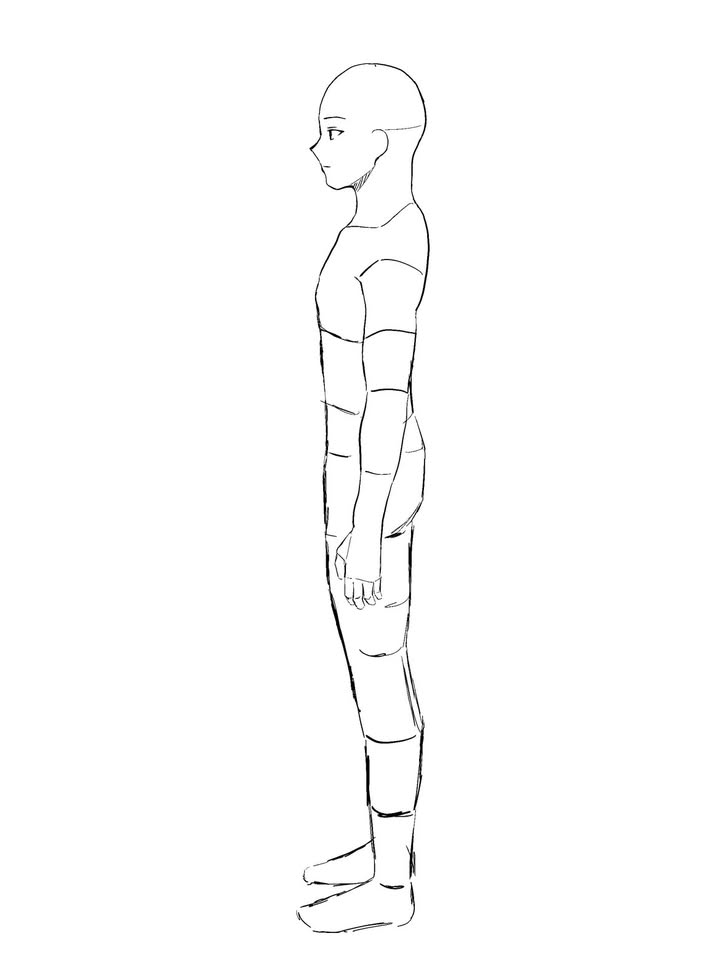
#> input picture man in line.jpg, 720 x 960 px
$ python -i restyle.py   (imports and definitions only)
#> lines starting #> are read from the running program, lines starting #| are printed output that depends on the picture; after the words box and inside, x2 and y2 are one past the last pixel; in counts of white or black regions, pixels touching at a corner belong together
#> further down, picture is the input picture: shape (960, 720, 3); min 0, max 255, mean 252.7
"""Restyle: character sheet and per-frame redraw prompts for Muse Image, plus white-background cutout."""

from __future__ import annotations

from dataclasses import dataclass

import cv2
import numpy as np

from actsprite import config


@dataclass(frozen=True)
class Style:
    prompt: str  # what we ask Muse Image to draw
    pixelate: bool  # pixel look is applied in post (pack.pixelate), not by the model
    line_gaps: float = 0.0  # unfilled line art: close outline gaps up to this share of image height before cutout


# Pixel art is drawn as a clean flat illustration and pixelated by us: the model's own
# "pixel art" was neither on a consistent grid nor consistent between frames (Day 1).
STYLES: dict[str, Style] = {
    "pixel": Style("clean 2D game sprite illustration, bold dark outlines, flat colors with one shade step, "
                   "limited palette, no gradients, no texture", pixelate=True),
    "handdrawn": Style("hand-drawn 2D game art, clean ink outlines, flat cel shading", pixelate=False),
    "ink": Style("black ink brush silhouette with a few white highlight strokes, sumi-e inspired, "
                 "single flat black fill", pixelate=False),
    # The inside of the figure is white like the background, so sketchy outlines must be closed first.
    "lineart": Style("hand-drawn line art like a pencil sketch: thin dark sketchy lines on white paper, "
                     "no color fill, no shading, same line weight as image 1", pixelate=False,
                     line_gaps=config.CUTOUT_LINE_GAP),
}


@dataclass(frozen=True)
class Body:
    proportions: str  # sheet rule that keeps the drawn silhouette comparable with the filmed one
    pose_parts: str  # what the redraw must match besides legs and feet
    critic_pose_parts: str  # the same, for the art-director check


# Biped strings are the Day 1 wording unchanged, so earlier knight calls stay cached.
BODIES: dict[str, Body] = {
    "biped": Body("normal body proportions about 6 heads tall",
                  "the arm positions and the body lean", "the arm positions and the torso lean"),
    "quadruped": Body("natural four-legged animal proportions with all four legs clearly visible",
                      "which front and hind legs are forward, the head and neck line and the tail",
                      "which front and hind legs are forward, the head and neck line and the tail"),
}

# Day 1: large flowing parts hide the pose and break silhouette checks; normal
# proportions keep the character's silhouette comparable with the actor's.
SHEET_RULES = "no cape, no cloak, no long scarf or other large flowing parts"

SHEET_PROMPT = (
    "Original character design for a 2D side-scrolling game: {description}, {rules}. "
    "Style: {style}. Full body, side view facing right, standing neutral pose, centered, feet at the bottom. "
    "Plain solid white background, no shadow, no text, no border."
)

REDRAW_PROMPT = (
    "Redraw the character from image 1 in the EXACT pose of the pose guide (the last image). "
    "The pose guide is the only source of the pose: match the angle of every limb, where each foot and knee is, "
    "{pose_parts}.\n"
    "{head_line}"
    "Keep the character's design, outfit and colors identical to image 1.\n"
    "{prev_line}"
    "{view_line}"
    "Style: {style}. Plain solid white background, no shadow, no props, no text, no border.\n"
    "{fix}"
)
# How the character faces in every frame. "side" is the Day 1 wording unchanged (cached calls stay valid);
# "front" is for clips filmed facing the camera (10/30 dance clip: side-view redraws turned the dance sideways).
VIEW_LINES = {
    "side": "Full body, side view, facing right, feet touching the bottom edge like the pose guide.\n",
    "front": "Full body, front view, facing the viewer, face visible, feet touching the bottom edge like the "
             "pose guide. The pose guide shows the actor from the front: the arm on the left of the guide is the "
             "arm on the left of the drawing.\n",
}
VIEWS = tuple(VIEW_LINES)
# Head direction from actsprite/head.py (empty when not tracked: the prompt is then unchanged).
HEAD_LINE = "Head: {head}. The darker patch on the pose guide's head marks where the face is.\n"
# Front view sheet: drawn from the side-view sheet so the design stays the same character.
FRONT_SHEET_PROMPT = (
    "Draw the same character as image 1 seen from the front, facing the viewer, face visible: same design, outfit, "
    "colors, proportions and line style. Full body, standing neutral pose with the arms slightly away from the "
    "body, centered, feet at the bottom.\n"
    "Style: {style}. Plain solid white background, no shadow, no text, no border."
)
PREV_LINE = (
    "Use image 2 (the previous animation frame) ONLY for line weight, shading and colors; do NOT copy its pose.\n"
)
# Anchor mode: every frame after the first refers to the approved first frame, so frames 1-7 can run at once.
ANCHOR_LABEL = "Image 2 - approved first frame of this animation:"
ANCHOR_LINE = (
    "Use image 2 (the approved first frame of this animation) ONLY for line weight, shading and colors; "
    "do NOT copy its pose.\n"
)
# Same, with the anchor's legs painted white (hide_legs): the model copied frame 0's legs in 8 of 14 frames (10/30).
ANCHOR_NOLEGS_LABEL = "Image 2 - approved first frame of this animation, legs painted out on purpose:"
ANCHOR_NOLEGS_LINE = (
    "Use image 2 (the approved first frame of this animation, legs painted out on purpose) ONLY for line weight, "
    "shading and colors; do NOT copy its pose. Draw every leg only from the pose guide.\n"
)


# [9 lines left out: function hide_legs, not called in this run]


def sheet_prompt(description: str, style: str, body: str = "biped") -> str:
    rules = f"{BODIES[body].proportions}, {SHEET_RULES}"
    return SHEET_PROMPT.format(description=description, rules=rules, style=STYLES[style].prompt)


# [36 lines left out: functions front_sheet_parts, redraw_parts, not called in this run]


def white_flood_cutout(
    rgb: np.ndarray,
    tolerance: int = config.CUTOUT_WHITE_TOLERANCE,
    min_speck: float = config.CUTOUT_MIN_SPECK,
    line_gaps: float = 0.0,
) -> np.ndarray:
    """Subject mask = everything not connected to the image border through near-white pixels.

    Keeps thin parts (swords, plumes) that a segmentation mask may drop, and keeps white
    highlights inside the character because they are not connected to the border.

    line_gaps > 0 (unfilled line art, white inside): the flood may not pass within
    line_gaps * height of a line, so small breaks in a sketchy outline do not let the
    background leak into the figure; the background is then grown back up to the lines.
    """
#> called with tolerance = 18, min_speck = 0.0005, line_gaps = 0
    h, w = rgb.shape[:2]
#> h = 960; w = 720
    near_white = (rgb.min(axis=2) > 255 - tolerance).astype(np.uint8)
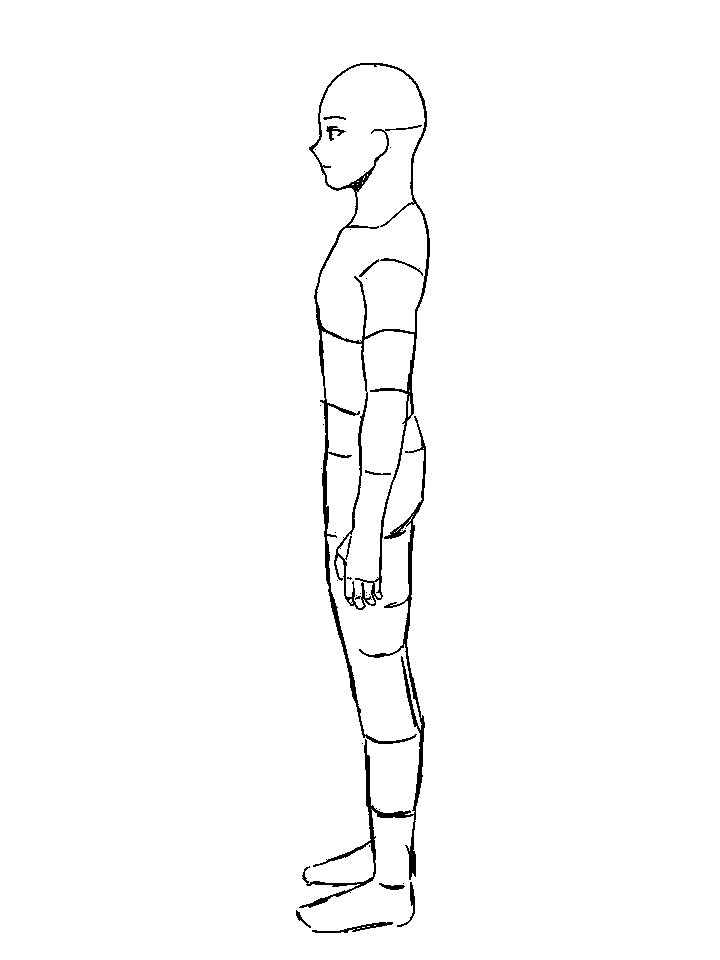
#> near_white: shape (960, 720); values 0 (black) and 1 (white), 98.4% white; 32 black regions (21 under 20 px), largest, box (x1, y1, x2, y2) and area: (309, 63, 430, 744) 6333, (299, 416, 426, 908) 3632, (312, 922, 393, 933) 257
    passable = near_white
    kernel = None
    if line_gaps > 0:
        r = max(1, round(line_gaps * h))
        kernel = cv2.getStructuringElement(cv2.MORPH_ELLIPSE, (2 * r + 1, 2 * r + 1))
        passable = near_white & (cv2.dilate(1 - near_white, kernel) == 0)
    border = np.zeros((h, w), bool)
    border[0, :] = border[-1, :] = border[:, 0] = border[:, -1] = True
    n, labels = cv2.connectedComponents(passable, connectivity=4)
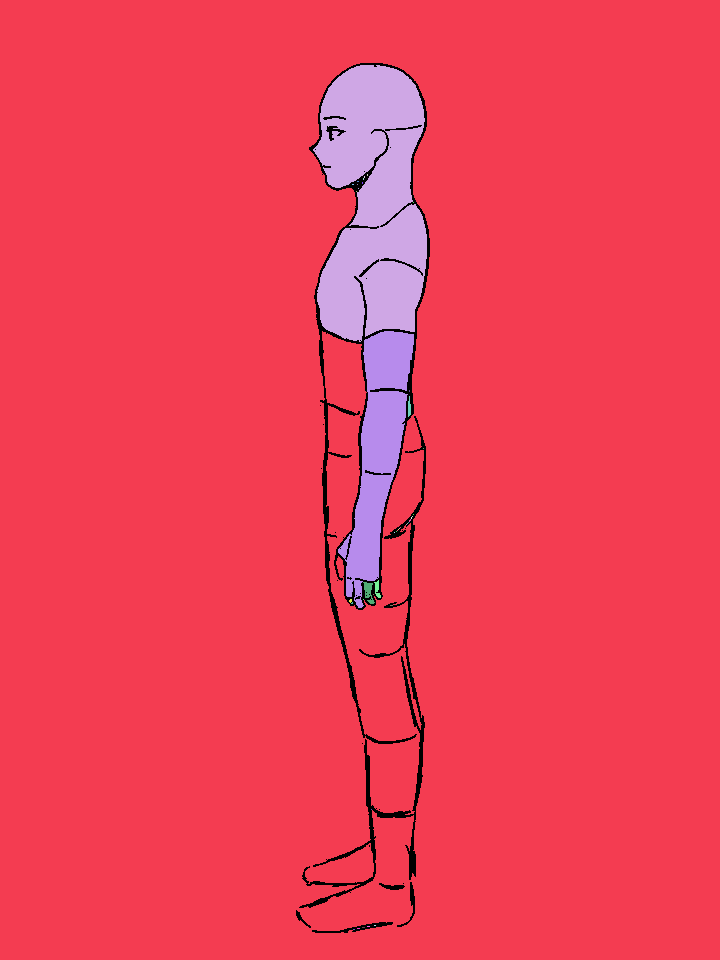
#> labels: shape (960, 720) int32; 43 distinct labels, from 0 to 42; one colour per label, 0 black
#> n = 43
    background_labels = np.unique(labels[border & (passable == 1)])
#> background_labels = [1]
    background = np.isin(labels, background_labels[background_labels > 0])
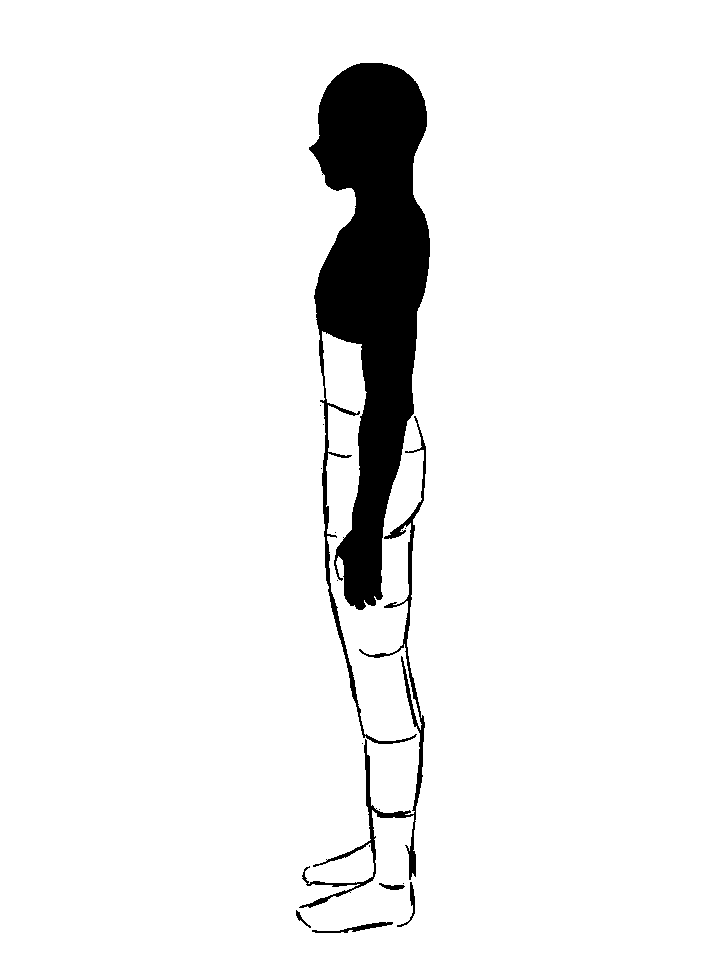
#> background: shape (960, 720) bool; 93.8% white; 16 black regions (10 under 20 px), largest, box (x1, y1, x2, y2) and area: (309, 63, 430, 744) 38890, (299, 416, 426, 908) 3654, (312, 922, 393, 933) 270, (397, 882, 415, 927) 149, (379, 883, 405, 890) 97, (296, 910, 311, 928) 63
    if kernel is not None:
        background = (cv2.dilate(background.astype(np.uint8), kernel) > 0) & (near_white == 1)
    subject = ~background

    n, labels, stats, _ = cv2.connectedComponentsWithStats(subject.astype(np.uint8), 8)
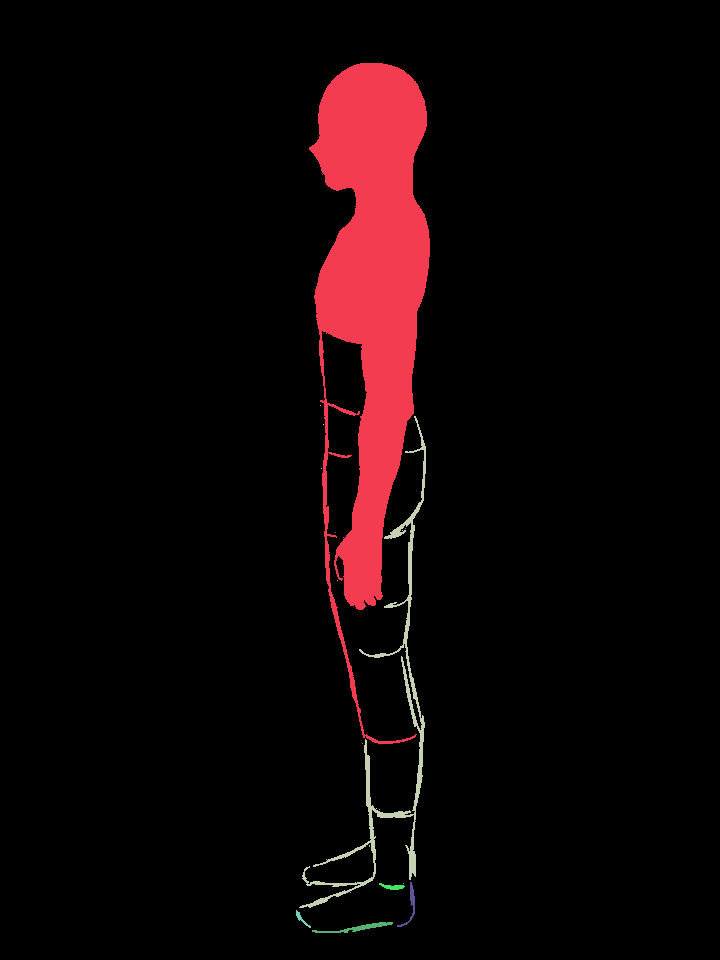
#> labels: shape (960, 720) int32; 17 distinct labels, from 0 to 16; one colour per label, 0 black
#> n = 17; stats = 17 rows, first 6: [0, 0, 720, 960, 648066], [309, 63, 121, 681, 38890], [320, 405, 1, 1, 1], [299, 416, 127, 492, 3654], [323, 424, 1, 1, 1], [321, 468, 1, 1, 1]
    keep = np.zeros((h, w), bool)
    for i in range(1, n):
        if stats[i, cv2.CC_STAT_AREA] >= min_speck * h * w:
            keep |= labels == i
#> this loop made 16 passes
#> pass 1, in white_flood_cutout, `keep |= labels == i`:
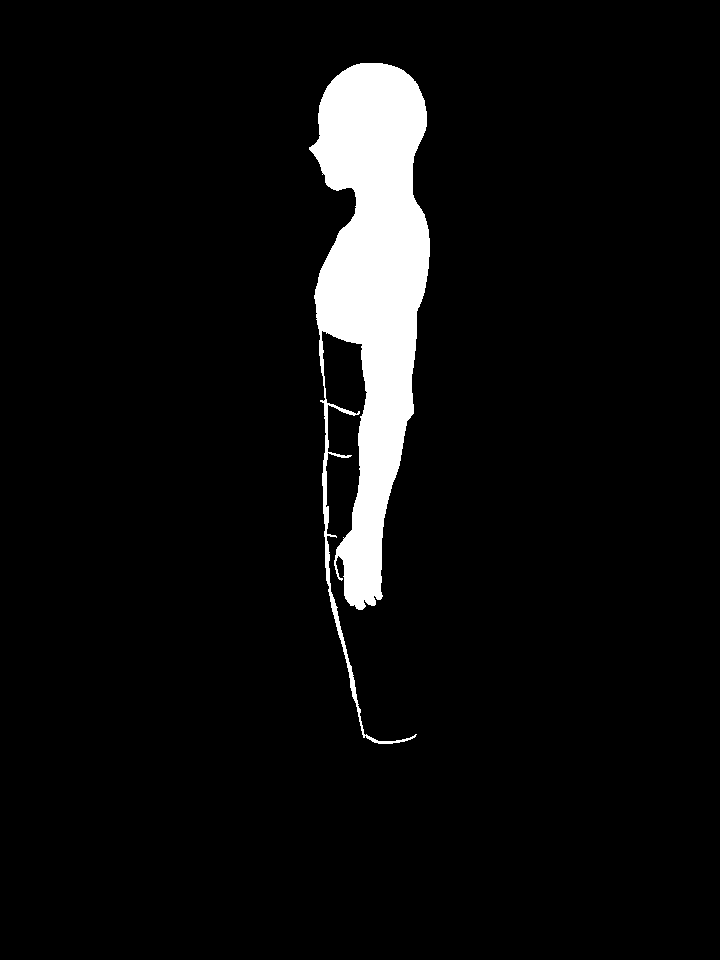
#> keep: shape (960, 720) bool; 5.6% white; 1 white region, box (x1, y1, x2, y2) and area: (309, 63, 430, 744) 38890
    return keep

>>> import cv2
>>> picture = cv2.imread('../man in line.jpg')
>>> result = white_flood_cutout(picture)
